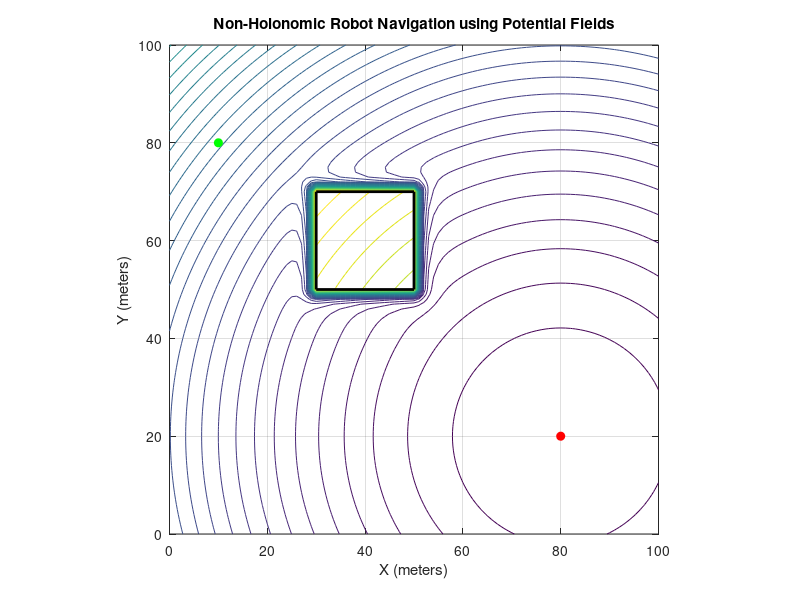

The MATLAB script that drew this image: (Note: this script raises an error after producing the figure.)
% Programmed By Sravanth Chowdary Potluri und5uv

x_range = 0:1:100;
y_range = 0:1:100;
[X, Y] = meshgrid(x_range, y_range);

q_goal = [80, 20];
K_att = 1;

U_att = 0.5 * K_att * ((X - q_goal(1)).^2 + (Y - q_goal(2)).^2);

obs_x = [30, 50, 50, 30, 30];
obs_y = [50, 50, 70, 70, 50];

K_rep = 10000;
D0 = 10;
max_potential = 10000;

U_rep = zeros(size(X));

xmin = min(obs_x);
xmax = max(obs_x);
ymin = min(obs_y);
ymax = max(obs_y);

for i = 1:size(X,1)
    for j = 1:size(X,2)
        x = X(i,j);
        y = Y(i,j);
        
        if (x >= xmin && x <= xmax) && (y >= ymin && y <= ymax)
            U_rep(i,j) = max_potential;
        else
            dx = max([xmin - x, 0, x - xmax]);
            dy = max([ymin - y, 0, y - ymax]);
            dist = sqrt(dx^2 + dy^2);
            
            if dist <= D0
                U_rep(i,j) = 0.5 * K_rep * (1/dist - 1/D0)^2;
            else
                U_rep(i,j) = 0;
            end
        end
    end
end

U_total = U_att + U_rep;

delta_max = pi / 4;
v_max = 5;
L = 2.5;
dt = 0.1;
t_max = 100;

x_robot = 10;
y_robot = 80;
theta_robot = 0;

x_goal = q_goal(1);
y_goal = q_goal(2);

v = 0;
delta = 0;

robot_length = 5;
robot_width = 3;

time = 0:dt:t_max;
N = length(time);

x_history = zeros(1, N);
y_history = zeros(1, N);
theta_history = zeros(1, N);
v_history = zeros(1, N);
delta_history = zeros(1, N);

x_history(1) = x_robot;
y_history(1) = y_robot;
theta_history(1) = theta_robot;

dx_grid = x_range(2) - x_range(1);
dy_grid = y_range(2) - y_range(1);
[dU_dx, dU_dy] = gradient(U_total, dx_grid, dy_grid);

F_x = -dU_dx;
F_y = -dU_dy;

figure;
contour(X, Y, U_total, 50);
hold on;
plot(obs_x, obs_y, 'k-', 'LineWidth', 2);
plot(x_robot, y_robot, 'go', 'MarkerFaceColor', 'g');
plot(x_goal, y_goal, 'ro', 'MarkerFaceColor', 'r');
title('Non-Holonomic Robot Navigation using Potential Fields');
xlabel('X (meters)');
ylabel('Y (meters)');
axis equal;
grid on;

h_robot = patch('XData', [], 'YData', [], 'FaceColor', 'b');
h_trail = plot(x_robot, y_robot, 'b-', 'LineWidth', 2);

for i = 1:N-1
    F_x_robot = interp2(X, Y, F_x, x_robot, y_robot);
    F_y_robot = interp2(X, Y, F_y, x_robot, y_robot);
    
    desired_theta = atan2(F_y_robot, F_x_robot);
    
    heading_error = wrapToPi(desired_theta - theta_robot);
    
    Kp_delta = 1;
    delta = Kp_delta * heading_error;
    delta = max(-delta_max, min(delta, delta_max));
    delta_history(i) = delta;
    
    distance = sqrt((x_goal - x_robot)^2 + (y_goal - y_robot)^2);
    Kp_v = 1;
    v_desired = Kp_v * distance * dt;
    v_desired = min(v_desired, v_max);
    v = v_desired;
    v_history(i) = v;
    
    x_robot = x_robot + v * cos(theta_robot) * dt;
    y_robot = y_robot + v * sin(theta_robot) * dt;
    theta_robot = theta_robot + (v / L) * tan(delta) * dt;
    
    x_history(i+1) = x_robot;
    y_history(i+1) = y_robot;
    theta_history(i+1) = theta_robot;
    
    R = [cos(theta_robot), -sin(theta_robot); sin(theta_robot), cos(theta_robot)];
    robot_shape = [-robot_length/2, -robot_width/2;
                    robot_length/2, -robot_width/2;
                    robot_length/2,  robot_width/2;
                   -robot_length/2,  robot_width/2]';
    
    robot_transformed = R * robot_shape;
    robot_transformed(1,:) = robot_transformed(1,:) + x_robot;
    robot_transformed(2,:) = robot_transformed(2,:) + y_robot;
    
    set(h_robot, 'XData', robot_transformed(1,:), 'YData', robot_transformed(2,:));
    set(h_trail, 'XData', x_history(1:i+1), 'YData', y_history(1:i+1));
    drawnow;
    pause(0.01);
    
    if distance <= 1
        disp('Goal reached!');
        break;
    end
end

plot(x_history(1:i+1), y_history(1:i+1), 'b-', 'LineWidth', 2);
legend('Potential Field', 'Obstacle', 'Start', 'Goal', 'Robot Path');
